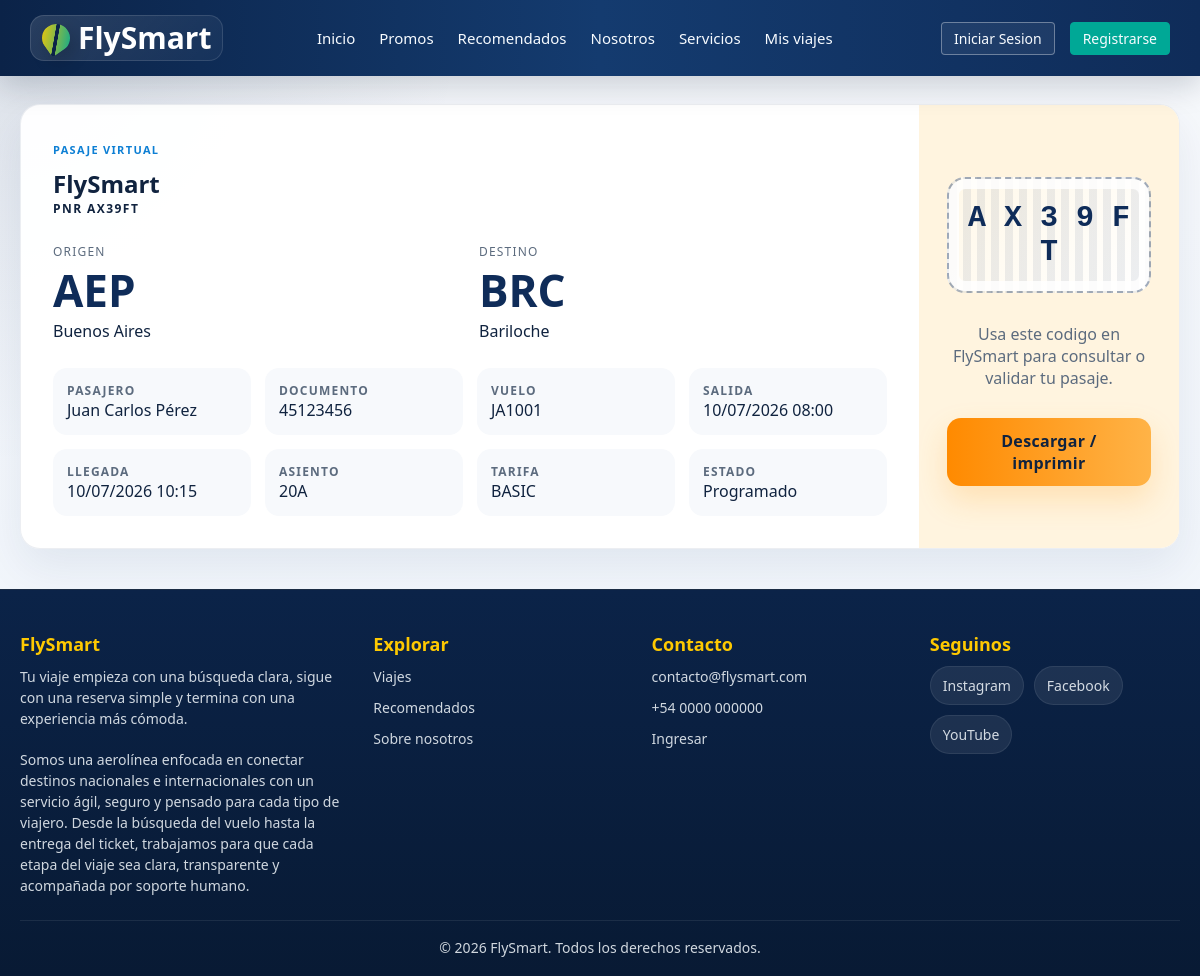
The page /consultas/reservas/pasaje.php?pnr=AX39FT on the database its author committed.
### tables this page shows
CREATE TABLE `tickets_detalle` (
  `id_ticket` int(11) NOT NULL AUTO_INCREMENT,
  `id_orden` int(11) NOT NULL,
  `id_vuelo` int(11) NOT NULL,
  `id_pasajero` int(11) NOT NULL,
  `numero_asiento` varchar(10) DEFAULT NULL,  
  `id_plan` int(11) NOT NULL,
  `codigo_reserva_pnr` varchar(6) NOT NULL,
  `precio_tramo_pagado` decimal(10,2) NOT NULL,
  PRIMARY KEY (`id_ticket`),
  KEY `id_orden` (`id_orden`),
  KEY `id_vuelo` (`id_vuelo`),
  KEY `id_pasajero` (`id_pasajero`),
  KEY `id_plan` (`id_plan`),
  CONSTRAINT `fk_tickets_orden` FOREIGN KEY (`id_orden`) REFERENCES `compras_ordenes` (`id_orden`) ON DELETE CASCADE,
  CONSTRAINT `fk_tickets_pasajero` FOREIGN KEY (`id_pasajero`) REFERENCES `pasajeros` (`id_pasajero`),
  CONSTRAINT `fk_tickets_plan` FOREIGN KEY (`id_plan`) REFERENCES `planes_tarifas` (`id_plan`),
  CONSTRAINT `fk_tickets_vuelo` FOREIGN KEY (`id_vuelo`) REFERENCES `vuelos` (`id_vuelo`)
);

CREATE TABLE `aeropuertos` (
  `codigo_iata` varchar(3) NOT NULL,
  `nombre` varchar(100) NOT NULL,
  `ciudad` varchar(100) NOT NULL,
  `pais` varchar(100) NOT NULL,
  PRIMARY KEY (`codigo_iata`)
);

CREATE TABLE `pasajeros` (
  `id_pasajero` int(11) NOT NULL AUTO_INCREMENT,
  `tipo_documento` varchar(20) NOT NULL,
  `numero_documento` varchar(50) NOT NULL,
  `nombre` varchar(100) NOT NULL,
  `apellido` varchar(100) NOT NULL,
  `fecha_nacimiento` date NOT NULL,
  `asistencia_especial` tinyint(1) DEFAULT 0,
  `detalles_medicos` text DEFAULT NULL,
  PRIMARY KEY (`id_pasajero`),
  UNIQUE KEY `numero_documento` (`numero_documento`)
);

CREATE TABLE `vuelos` (
  `id_vuelo` int(11) NOT NULL AUTO_INCREMENT,
  `numero_vuelo` varchar(20) NOT NULL,
  `id_avion` int(11) NOT NULL,
  `origen_iata` varchar(3) NOT NULL,
  `destino_iata` varchar(3) NOT NULL,
  `fecha_salida` datetime NOT NULL,
  `fecha_llegada` datetime NOT NULL,
  `precio_base_vuelo` decimal(10,2) NOT NULL,
  `estado_vuelo` varchar(20) NOT NULL,
  PRIMARY KEY (`id_vuelo`),
  KEY `id_avion` (`id_avion`),
  KEY `origen_iata` (`origen_iata`),
  KEY `destino_iata` (`destino_iata`),
  CONSTRAINT `fk_vuelos_avion` FOREIGN KEY (`id_avion`) REFERENCES `aviones` (`id_avion`),
  CONSTRAINT `fk_vuelos_destino` FOREIGN KEY (`destino_iata`) REFERENCES `aeropuertos` (`codigo_iata`),
  CONSTRAINT `fk_vuelos_origen` FOREIGN KEY (`origen_iata`) REFERENCES `aeropuertos` (`codigo_iata`)
);

CREATE TABLE `planes_tarifas` (
  `id_plan` int(11) NOT NULL AUTO_INCREMENT,
  `nombre_plan` varchar(50) NOT NULL,
  `descripcion` text DEFAULT NULL,
  `cargo_extra_plan` decimal(10,2) NOT NULL DEFAULT 0.00,
  PRIMARY KEY (`id_plan`)
);

### consultas/reservas/pasaje.php (the view, shortened to what this page needs)
<?php
require_once '../../config/conexion.php';
$pnr = strtoupper(trim($_GET['pnr'] ?? ''));
include_once '../../includes/header.php';
$stmt = $pdo->prepare("
    SELECT td.codigo_reserva_pnr, td.numero_asiento, td.precio_tramo_pagado,
           v.numero_vuelo, v.estado_vuelo, v.fecha_salida, v.fecha_llegada,
           origen.ciudad AS origen_ciudad, origen.codigo_iata AS origen_iata,
           destino.ciudad AS destino_ciudad, destino.codigo_iata AS destino_iata,
           p.nombre, p.apellido, p.numero_documento, pt.nombre_plan
    FROM tickets_detalle td
    INNER JOIN vuelos v ON v.id_vuelo = td.id_vuelo
    INNER JOIN aeropuertos origen ON origen.codigo_iata = v.origen_iata
    INNER JOIN aeropuertos destino ON destino.codigo_iata = v.destino_iata
    INNER JOIN pasajeros p ON p.id_pasajero = td.id_pasajero
    INNER JOIN planes_tarifas pt ON pt.id_plan = td.id_plan
    WHERE td.codigo_reserva_pnr = :pnr
    LIMIT 1
");
$stmt->execute(['pnr' => $pnr]);
$ticket = $stmt->fetch(PDO::FETCH_ASSOC);
$codigoEmbarque = trim(chunk_split($pnr, 1, ' '));
?>
<main class="reservation-page">
    <?php if (!$ticket): ?>
        <section class="reservation-card reservation-empty">
            <h1>Pasaje no encontrado</h1>
            <p>El código de reserva no existe o está incompleto.</p>
            <a href="../../index.php#reservas" class="btn-next btn-orange">Volver a consultar</a>
        </section>
    <?php else: ?>
        <section class="boarding-pass">
            <div class="boarding-info">
                <p class="eyebrow">Pasaje virtual</p>
                <h1>FlySmart</h1>
                <p class="ticket-label">PNR <?= htmlspecialchars($ticket['codigo_reserva_pnr'], ENT_QUOTES, 'UTF-8') ?></p>
                <div class="boarding-route">
                    <div>
                        <span>Origen</span>
                        <strong><?= htmlspecialchars($ticket['origen_iata'], ENT_QUOTES, 'UTF-8') ?></strong>
                        <p><?= htmlspecialchars($ticket['origen_ciudad'], ENT_QUOTES, 'UTF-8') ?></p>
                    </div>
                    <div>
                        <span>Destino</span>
                        <strong><?= htmlspecialchars($ticket['destino_iata'], ENT_QUOTES, 'UTF-8') ?></strong>
                        <p><?= htmlspecialchars($ticket['destino_ciudad'], ENT_QUOTES, 'UTF-8') ?></p>
                    </div>
                </div>
                <div class="boarding-grid">
                    <p><strong>Pasajero</strong><?= htmlspecialchars($ticket['nombre'] . ' ' . $ticket['apellido'], ENT_QUOTES, 'UTF-8') ?></p>
                    <p><strong>Documento</strong><?= htmlspecialchars($ticket['numero_documento'], ENT_QUOTES, 'UTF-8') ?></p>
                    <p><strong>Vuelo</strong><?= htmlspecialchars($ticket['numero_vuelo'], ENT_QUOTES, 'UTF-8') ?></p>
                    <p><strong>Salida</strong><?= date('d/m/Y H:i', strtotime($ticket['fecha_salida'])) ?></p>
                    <p><strong>Llegada</strong><?= date('d/m/Y H:i', strtotime($ticket['fecha_llegada'])) ?></p>
                    <p><strong>Asiento</strong><?= htmlspecialchars($ticket['numero_asiento'] ?? 'Sin asignar', ENT_QUOTES, 'UTF-8') ?></p>
                    <p><strong>Tarifa</strong><?= htmlspecialchars($ticket['nombre_plan'], ENT_QUOTES, 'UTF-8') ?></p>
                    <p><strong>Estado</strong><?= htmlspecialchars($ticket['estado_vuelo'], ENT_QUOTES, 'UTF-8') ?></p>
                </div>
            </div>
            <aside class="boarding-qr">
                <div class="local-boarding-code" aria-label="Codigo de embarque"><?= htmlspecialchars($codigoEmbarque, ENT_QUOTES, 'UTF-8') ?></div>
                <p>Usa este codigo en FlySmart para consultar o validar tu pasaje.</p>
                <button type="button" class="btn-next btn-orange" onclick="window.print()">Descargar / imprimir</button>
            </aside>
        </section>
    <?php endif; ?>
</main>
<?php include_once '../../includes/footer.php'; ?>
</body>
</html>

### css/estilos.css (style rules this page uses)
:root { --primary-color: #0f2c59; --secondary-color: #00a896; --orange-color: #ff9f1c; --light-bg: #f4f6f9; --dark-text: #333; }
* { box-sizing: border-box; margin: 0; padding: 0; font-family: "Aptos", "Segoe UI", "Trebuchet MS", Arial, sans-serif; }
html { width: 100%; min-height: 100%; background: #081a34; }
body { width: 100%; min-height: 100vh; overflow-x: hidden; background-color: var(--light-bg); color: var(--dark-text); padding-bottom: 0; }
.btn-next { background-color: var(--secondary-color); color: white; border: none; padding: 12px 25px; font-size: 16px; border-radius: 4px; cursor: pointer; display: inline-block; text-decoration: none; text-align: center; margin-top: 15px; }
body { font-family: "Aptos", "Segoe UI", "Trebuchet MS", Arial, sans-serif; background: radial-gradient(circle at top left, rgba(15, 44, 89, 0.12), transparent 30%), linear-gradient(180deg, #f7f9fc 0%, #eef4fb 100%); color: #10233f; }
.eyebrow { display: inline-flex; align-items: center; gap: 8px; text-transform: uppercase; letter-spacing: 0.12em; font-size: 11px; color: #0d7fd4; font-weight: 800; margin-bottom: 10px; }
.btn-next { background: linear-gradient(90deg, #fec901, #ffdb4d); color: #0f2c59; border-radius: 14px; box-shadow: 0 14px 30px rgba(254, 201, 1, 0.25); font-weight: 900; letter-spacing: 0.02em; }
html, body { min-height: 100%; }
body { min-height: 100vh; display: flex; flex-direction: column; }
* { margin: 0; padding: 0; box-sizing: border-box; }

### css/reservas.css (style rules this page uses)
.reservation-tools, .reservation-page { max-width: 100%; width: 100%; margin: 0 auto 40px; padding: 0 20px; }
.reservation-tool, .reservation-card, .ticket-summary, .history-item, .boarding-pass { background: rgba(255, 255, 255, 0.96); border: 1px solid rgba(15, 44, 89, 0.08); border-radius: 20px; box-shadow: 0 18px 45px rgba(15, 44, 89, 0.08); }
.reservation-tool p, .reservation-card p, .ticket-details p, .history-item p, .boarding-qr p { color: #5c6b7e; }
.btn-orange { background: linear-gradient(90deg, #ff8a00, #ffb347); color: #10233f; box-shadow: 0 14px 30px rgba(255, 159, 28, 0.22); }
.reservation-page { margin-top: 28px; }
.ticket-label { font-size: 12px; text-transform: uppercase; letter-spacing: 0.12em; font-weight: 800; }
.boarding-pass { display: grid; grid-template-columns: minmax(0, 1fr) 260px; overflow: hidden; }
.boarding-info { padding: 32px; }
.boarding-route { display: grid; grid-template-columns: repeat(2, minmax(0, 1fr)); gap: 18px; margin: 26px 0; }
.boarding-route span, .boarding-grid strong { display: block; color: #5c6b7e; font-size: 12px; text-transform: uppercase; letter-spacing: 0.1em; }
.boarding-route strong { display: block; color: #0f2c59; font-size: 44px; }
.boarding-grid { display: grid; grid-template-columns: repeat(4, minmax(0, 1fr)); gap: 14px; }
.boarding-grid p { padding: 14px; border-radius: 14px; background: #f7f9fc; }
.boarding-qr { display: flex; flex-direction: column; align-items: center; justify-content: center; gap: 14px; padding: 28px; background: #fff4df; text-align: center; }
.local-boarding-code { width: min(100%, 260px); margin: 10px auto 16px; padding: 22px 18px; border: 2px dashed rgba(15, 44, 89, 0.35); border-radius: 18px; background: repeating-linear-gradient(90deg, rgba(15, 44, 89, 0.08) 0 8px, transparent 8px 14px), linear-gradient(135deg, #fff8e8, #ffffff); color: #0f2c59; font-family: "Courier New", monospace; font-size: clamp(20px, 4vw, 30px); font-weight: 900; letter-spacing: 0; text-align: center; box-shadow: inset 0 0 0 10px rgba(255, 255, 255, 0.84); }

### rows shown on the page
tickets_detalle: codigo_reserva_pnr "AX39FT", aeropuertos.codigo_iata "AEP", aeropuertos.ciudad "Buenos Aires", aeropuertos.codigo_iata "BRC", aeropuertos.ciudad "Bariloche", id_pasajero.apellido "Juan Carlos Pérez", id_pasajero.numero_documento "45123456", id_vuelo.numero_vuelo "JA1001", id_vuelo.fecha_salida "10/07/2026 08:00", id_vuelo.fecha_llegada "10/07/2026 10:15", numero_asiento "20A", id_plan.nombre_plan "BASIC", id_vuelo.estado_vuelo "Programado"

### other values the page prints
$codigoEmbarque "A X 3 9 F T"
